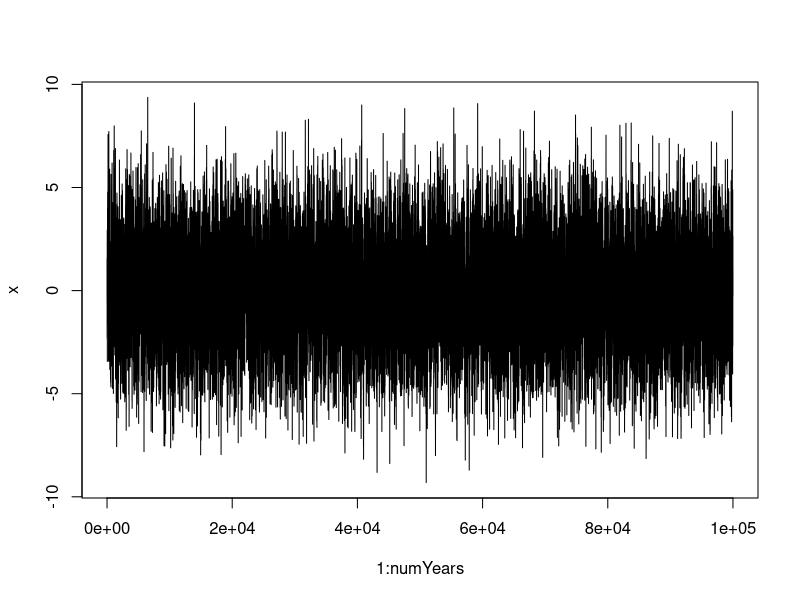

Write the R code that produced this figure.
## We want to simulate an ar(1) random effect
## This means that the mean is zero, and we have some autocorrelation ρ
## My only question (JD) is do we need to worry about starting point,
## or does the asymptotic distribution already match the error distribution?

numYears <- 100000
phi <- 0.9
sd <- 1
sdAsymp <- sd/sqrt(1-phi^2)

x0 <- rnorm(1, 0, sdAsymp)

eps <- rnorm(numYears, 0, sd)
x <- numeric(numYears)

for (y in 1:numYears){
	xprev <- ifelse(y==1, x0, x[[y-1]])
	x[[y]] <- phi*xprev + eps[[y]]
}

plot(1:numYears, x, type="l")

print(sd(eps))
print(sd(x))
print(sdAsymp)
cor.test(x[-1], x[-numYears])
